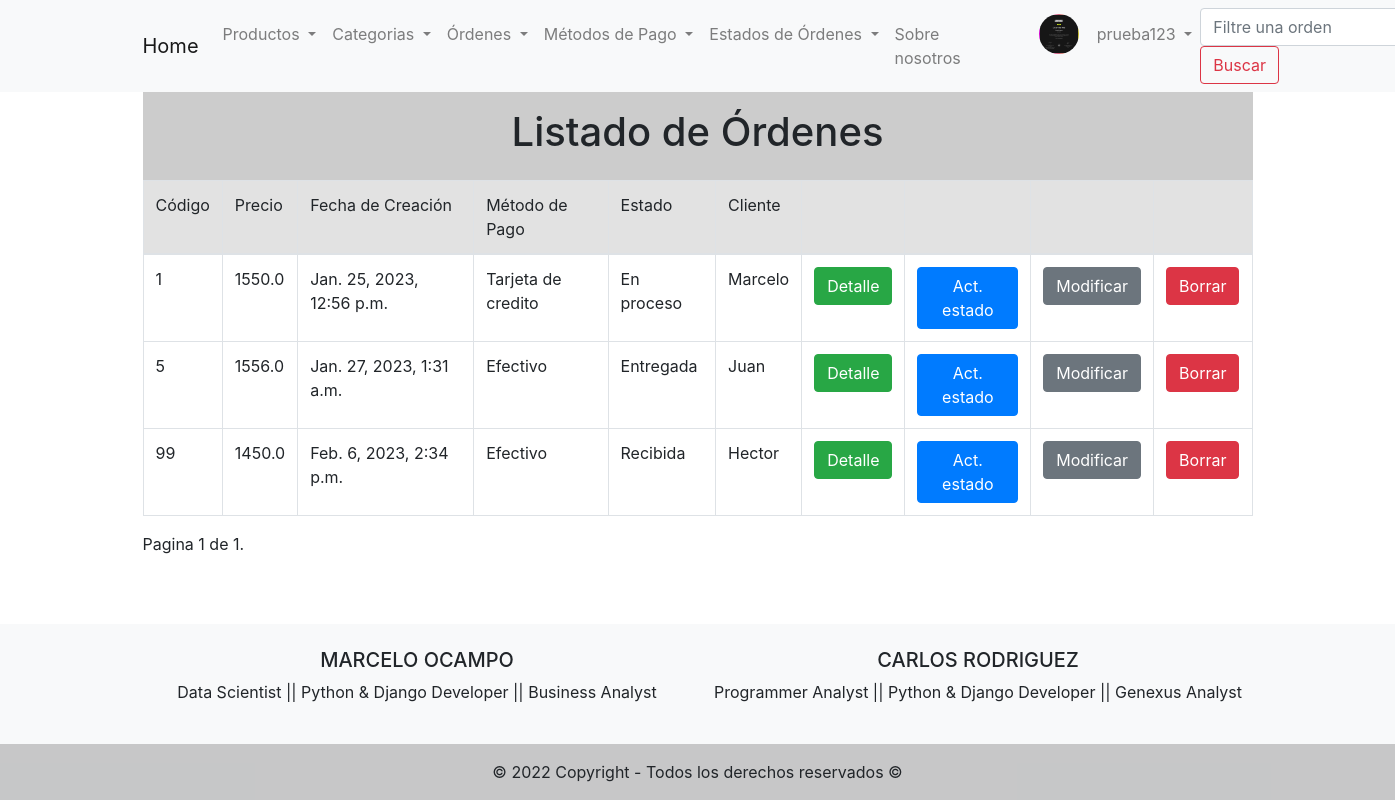
The page /orders/list-orders/ (signed in) on the database its author committed.
### users/models.py (models this page shows, shortened)
class ProfileUser(models.Model):
    user = models.OneToOneField(User, on_delete=models.CASCADE, related_name='profile_user')
    phone = models.CharField(max_length=20, blank=True)
    birth_date = models.DateField(null=True, blank=True)
    city = models.CharField(max_length=50, blank=True)
    country = models.CharField(max_length=50, blank=True)
    profile_picture = models.ImageField(upload_to='profile_pictures', blank=True)

### orders/models.py (models this page shows, shortened)
class Orders(models.Model):
    order_code = models.IntegerField(unique=True)
    order_price = models.FloatField()
    creation_time = models.DateTimeField(auto_now_add=True)
    payment_method_short = models.ForeignKey(PaymentMethod, on_delete= models.CASCADE)
    status = models.ForeignKey(OrderStatus, on_delete= models.CASCADE)
    client_name = models.CharField(max_length=100, blank= True)

class PaymentMethod(models.Model):
    payment_method_large = models.CharField(max_length=20, unique=True)
    payment_method_short = models.CharField(max_length=3)
    def __str__(self):
        return self.payment_method_large

class OrderStatus(models.Model):
    status = models.CharField(max_length=20, unique=True)
    def __str__(self):
        return self.status

### orders/views.py (the view)
# urls.py: path('list-orders/', OrdersListView.as_view(), name='list_orders'),
class OrdersListView(LoginRequiredMixin, ListView):
    model = Orders
    template_name = 'orders/list_orders.html'
    fields = '__all__'
    paginate_by = 5
    def get_queryset(self, *args, **kwargs):
        orderFilter = super().get_queryset(*args, **kwargs)
        query = self.request.GET.get('search')
        if query:
            return orderFilter.filter(order_code__contains=query)
        return orderFilter

### templates/orders/list_orders.html (shortened to what this page needs)
{% extends 'base.html' %}
{% block nav %}
  <form class="form-inline my-2 my-lg-0" action= "/orders/list-orders/" method= "GET">
    <input class="form-control mr-sm-2" type="search" name="search" placeholder="Filtre una orden" aria-label="Search">
    <button class="btn btn-outline-danger" type="submit">Buscar</button>
  </form>
{% endblock %}
{% block content %}
  <div class="text-center p-3" style="background-color: rgba(0, 0, 0, 0.2);">
    <h1>Listado de Órdenes</h1>
  </div>
  {% if object_list %}
    <table class="table table-bordered">
      <thead style="background-color: #E2E2E2;">
        <tr>
          <td>Código</td>
          <td>Precio</td>
          <td>Fecha de Creación</td>
          <td>Método de Pago</td>
          <td>Estado</td>
          <td>Cliente</td>
          <td></td>
          <td></td>
          <td></td>
          <td></td>
        </tr>
      </thead>
      <tbody>
          {% for order in object_list %}
            <tr>
              <td>{{order.order_code}}</td>
              <td>{{order.order_price}}</td>
              <td>{{order.creation_time}}</td>
              <td>{{order.payment_method_short}}</td>
              <td>{{order.status}}</td>
              <td>{{order.client_name}}</td>
              <td> <a href="/orders/list-order-items/{{order.id}}/" class="btn btn-success">Detalle</a></td>
              <td> <a href="/orders/update-order-status-reg-user/{{order.id}}/" class="btn btn-primary">Act. estado</a></td>
              <td> <a href="/orders/update-order/{{order.id}}/" class="btn btn-secondary">Modificar</a></td>
              <td> <a href="/orders/delete-order/{{order.id}}/" class="btn btn-danger">Borrar</a></td>
            </tr>
          {% endfor %}
      </tbody>
    </table>
    <div class="pagination">
      <span class="step-links">
          <span class="current">
              Pagina {{ page_obj.number }} de {{ page_obj.paginator.num_pages }}.
          </span>
      </span>
    </div>
  {% else %}
    <br>
    <center><h1>No hay registro de órdenes</h1></center>
  {% endif %}
{% endblock %}

### templates/base.html (shortened to what this page needs)
<!DOCTYPE html>
<html lang="en">
<head>
    <link rel="stylesheet" href="https://cdn.jsdelivr.net/npm/bootstrap@4.6.2/dist/css/bootstrap.min.css">
</head>
<body>
    <header>
        <nav class="navbar navbar-expand-lg navbar-light bg-light">
            <div class="container">
              <a class="navbar-brand" href="/">Home</a>
              <div class="collapse navbar-collapse" id="navbarSupportedContent">
                <ul class="navbar-nav mx-auto">
                  <li class="nav-item dropdown">
                    <a class="nav-link dropdown-toggle" href="#" id="navbarDropdownMenuLink" data-toggle="dropdown" aria-haspopup="true" aria-expanded="false">
                      Productos
                    </a>
                  </li>
                  <li class="nav-item dropdown">
                    <a class="nav-link dropdown-toggle" href="#" id="navbarDropdownMenuLink" data-toggle="dropdown" aria-haspopup="true" aria-expanded="false">
                      Categorias
                    </a>
                  </li>
                  <li class="nav-item dropdown">
                    <a class="nav-link dropdown-toggle" href="#" id="navbarDropdownMenuLink" data-toggle="dropdown" aria-haspopup="true" aria-expanded="false">
                      Órdenes
                    </a>
                  </li>
                  <li class="nav-item dropdown">
                      <a class="nav-link dropdown-toggle" href="#" id="navbarDropdownMenuLink" data-toggle="dropdown" aria-haspopup="true" aria-expanded="false">
                        Métodos de Pago
                      </a>
                  </li>
                  <li class="nav-item dropdown">
                    <a class="nav-link dropdown-toggle" href="#" id="navbarDropdownMenuLink" data-toggle="dropdown" aria-haspopup="true" aria-expanded="false">
                      Estados de Órdenes
                    </a>
                  </li>
                  <li class="nav-item">
                    <a class="nav-link" href="/about-us/">Sobre nosotros</a>
                  </li>
                  {% if request.user.profile_user.profile_picture.url != '' and request.user.is_authenticated %}
                      <img src="{{request.user.profile_user.profile_picture.url}}" alt="profile_picture" width="40" height="40" style="border-radius: 50%; margin-left: 70px;">
                  {% endif %}
                  {% if request.user.is_authenticated %}
                  <li class="nav-item dropdown">
                    <a class="nav-link dropdown-toggle" href="#" id="navbarDropdownMenuLink" data-toggle="dropdown" aria-haspopup="true" aria-expanded="false" style= "margin-left: 10px;">
                      {{request.user.username}}
                    </a>
                  </li>
                  {% endif %}
                </ul>
                {% block nav %}
                {% endblock  %}
              </div>
            </div>
          </nav>
    </header>
    <div>
      <div class="container">
        {% block content %}
        {% endblock  %}
      </div>
    </div>
<footer class="bg-light text-center text-lg-start">
  <div class="container p-4">
    <div class="row">
      <div class="col-lg-6 col-md-12 mb-4 mb-md-0">
        <h5 class="text-uppercase">Marcelo Ocampo</h5>
        <p>
          Data Scientist || Python & Django Developer  || Business Analyst
        </p>
      </div>
      <div class="col-lg-6 col-md-12 mb-4 mb-md-0">
        <h5 class="text-uppercase">Carlos Rodriguez</h5>
        <p>
          Programmer Analyst || Python & Django Developer || Genexus Analyst
        </p>
      </div>
    </div>
  </div>
  <div class="text-center p-3" style="background-color: rgba(0, 0, 0, 0.2);">
    © 2022 Copyright - Todos los derechos reservados ©
  </div>
</footer>
</body>
</html>

### templates/base.html (style rules this page uses)
html { width: 100%; height: 100%; margin: 0; }
footer { position: absolute; bottom: 0; width: 100%; }

### rows shown on the page
Orders: order_code "1", order_price "1550.0", creation_time "Jan. 25, 2023, 12:56 p.m.", payment_method_short "Tarjeta de credito", status "En proceso", client_name "Marcelo"
Orders: order_code "5", order_price "1556.0", creation_time "Jan. 27, 2023, 1:31 a.m.", payment_method_short "Efectivo", status "Entregada", client_name "Juan"
Orders: order_code "99", order_price "1450.0", creation_time "Feb. 6, 2023, 2:34 p.m.", payment_method_short "Efectivo", status "Recibida", client_name "Hector"

### other values the page prints
{{ request.user.username }} "prueba123"
{{ page_obj.number }} "1"
{{ page_obj.paginator.num_pages }} "1"
